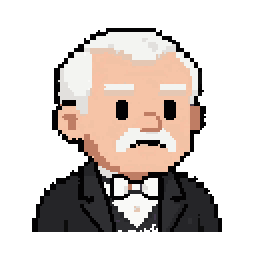
#> input picture pixel-pilot/case01/art/butler.png, 128 x 128 px, given in place of typewriter.webp, which was not available (shown 2 times larger)
$ python case_art.py
#> lines starting #> are read from the running program, lines starting #| are printed output that depends on the picture; after the words box and inside, x2 and y2 are one past the last pixel; in counts of white or black regions, pixels touching at a corner belong together; pictures that were not available may be replaced by others from this repository, and a replacement may not be noted
"""Case 01 art: turn the generated images into true pixel art on a fixed grid and draw
the close-up props (clock at 9:45, the will, rain, magnifier) in code.

Scenes (study, hall) become 216x384 art pixels (shown at 5x = 1080x1920).
Portraits become 128x128 with the backdrop removed.
Writes case01/art/*.png at 1x; the renderer scales with nearest neighbour.
"""
import pathlib
import numpy as np
from PIL import Image, ImageDraw

HERE = pathlib.Path(__file__).resolve().parent
SRC, OUT = HERE / "art_src", HERE / "art"
K = (18, 14, 16)


def mode_down(im, block, colours=64):
    """Each block x block square becomes its most common colour (palette-quantised first)."""
    q = im.convert("RGB").quantize(colours, method=Image.Quantize.MEDIANCUT, dither=Image.Dither.NONE)
    pal = np.array(q.getpalette()[: colours * 3]).reshape(-1, 3)
    idx = np.array(q)
    h, w = idx.shape
    gh, gw = h // block, w // block
    b = idx[: gh * block, : gw * block].reshape(gh, block, gw, block).transpose(0, 2, 1, 3).reshape(gh, gw, -1)
    out = np.zeros((gh, gw), np.int64)
    for y in range(gh):
        for x in range(gw):
            v, c = np.unique(b[y, x], return_counts=True)
            out[y, x] = v[np.argmax(c)]
    return Image.fromarray(pal[out].astype(np.uint8), "RGB")


# [4 lines left out: function scene, not called in this run]


def portrait(name):
    src = Image.open(SRC / f"{name}.webp").convert("RGB")
    im = mode_down(src, 8, 32).convert("RGBA")
    a = np.array(im)
    bg = a[2, 2, :3].astype(int)
    # flood the flat backdrop from the border
    h, w = a.shape[:2]
    seen = np.zeros((h, w), bool)
    stack = [(x, y) for x in range(w) for y in (0, h - 1)] + [(x, y) for y in range(h) for x in (0, w - 1)]
    while stack:
        x, y = stack.pop()
        if not (0 <= x < w and 0 <= y < h) or seen[y, x]:
            continue
        if np.abs(a[y, x, :3].astype(int) - bg).sum() > 40:
            continue
        seen[y, x] = True
        stack += [(x + 1, y), (x - 1, y), (x, y + 1), (x, y - 1)]
    a[seen] = 0
    Image.fromarray(a, "RGBA").save(OUT / f"{name}.png")


# [46 lines left out: functions clock_closeup, will_doc, magnifier, not called in this run]


def ink_hand():
    """The nephew's hand: fingertips stained with typewriter-ribbon black."""
    a = np.array(Image.open(OUT / "hand.png").convert("RGBA")).astype(int)
    h, w = a.shape[:2]
    skin = (a[..., 3] > 0) & (a[..., 0] > 190) & (a[..., 1] > 130)
    for x in range(w):
        ys = np.where(skin[:70, x])[0]
        if len(ys):
            top = ys[0]
            for y in range(top, min(top + 11, 70)):
                if skin[y, x]:
                    a[y, x, :3] = (34, 28, 40) if y < top + 8 else (88, 70, 84)
    Image.fromarray(a.astype(np.uint8), "RGBA").save(OUT / "hand_ink.png")


# [7 lines left out: function hair_strand, not called in this run]


if __name__ == "__main__":
    OUT.mkdir(exist_ok=True)
    for p in ("typewriter", "lantern", "hand"):
        portrait(p)
#> in portrait, `src = Image.open(SRC / f"{name}.webp").convert("RGB")`:
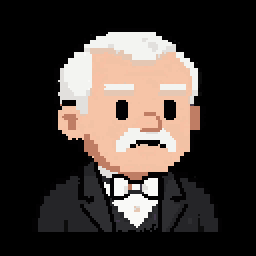
#> src: PIL image 128x128 RGB (shown 2 times larger); mean R, G, B 66.4, 58, 53.4
#> in mode_down, `pal = np.array(q.getpalette()[: colours * 3]).reshape(-1, 3)`: pal = 16 rows, first 8: [249, 249, 247], [243, 244, 241], [226, 224, 221], [229, 199, 179], [246, 196, 167], [242, 194, 165], [247, 193, 165], [191, 125, 100]
#> in mode_down, `idx = np.array(q)`:
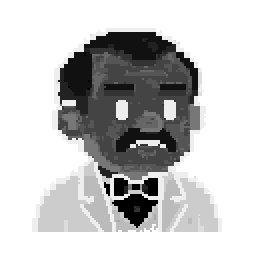
#> idx: shape (128, 128) (shown 2 times larger); min 0, max 15, mean 11.57; drawn with min black and max white
#> in mode_down, `return Image.fromarray(pal[out].astype(np.uint8), "RGB")`:
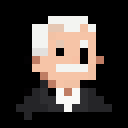
#> returned value: PIL image 16x16 RGB (shown 8 times larger); mean R, G, B 68.5, 60.3, 55.7
#> in portrait, `bg = a[2, 2, :3].astype(int)`: bg = [0, 0, 0]
#> after the loop in portrait, `while stack:`: stack = []
#> in portrait, `Image.fromarray(a, "RGBA").save(OUT / f"{name}.png")`:
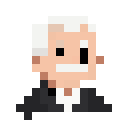
#> saved as typewriter.png: PIL image 16x16 RGBA (shown 8 times larger); mean R, G, B, A 68.5, 60.3, 55.7, 96.6; transparent parts drawn white
#> pass 2 of the loop `for p in ("typewriter", "lantern", "hand"):`:
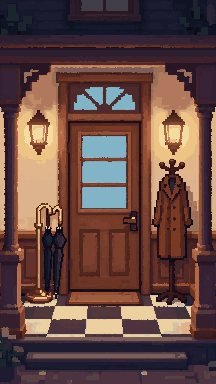
#> input picture pixel-pilot/case01/art/hall.png, 216 x 384 px, given in place of lantern.webp, which was not available
#> in portrait, src is the input picture: PIL image 216x384 RGB; mean R, G, B 100.9, 72.9, 67.8
#> pal = 32 rows, first 8: [238, 211, 160], [235, 193, 131], [219, 185, 150], [129, 180, 199], [212, 176, 140], [183, 127, 97], [163, 101, 72], [124, 93, 87]
#> idx: shape (384, 216)
#> im: PIL image 27x48 RGBA
#> bg = [27, 28, 47]
#> after the loop in portrait (call 2), `while stack:`:
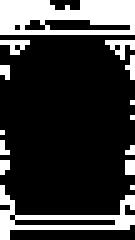
#> seen: shape (48, 27) bool (shown 5 times larger); 21.9% white; 14 white regions (12 under 20 px), largest, box (x1, y1, x2, y2) and area: (0, 0, 27, 7) 147, (0, 37, 27, 48) 82
#> after the loop in portrait (call 2), `while stack:`: stack = []
#> in portrait (call 2), `a[seen] = 0`:
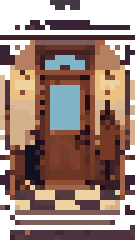
#> a: shape (48, 27, 4) (shown 5 times larger); mean R, G, B, A 98.2, 72.3, 63.1, 199.1; transparent parts drawn white
#> pass 3 of the loop `for p in ("typewriter", "lantern", "hand"):`:
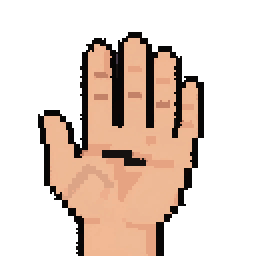
#> input picture pixel-pilot/case01/art/hand.png, 128 x 128 px, given in place of hand.webp, which was not available (shown 2 times larger)
#> in portrait (call 3), `src = Image.open(SRC / f"{name}.webp").convert("RGB")`:
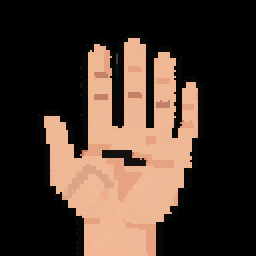
#> src: PIL image 128x128 RGB (shown 2 times larger); mean R, G, B 72.3, 55.1, 44.5
#> pal = 20 rows, first 8: [242, 185, 149], [239, 186, 151], [238, 185, 150], [238, 185, 148], [238, 185, 146], [240, 184, 149], [240, 183, 146], [236, 185, 149]
#> idx: shape (128, 128)
#> im: PIL image 16x16 RGBA
#> bg = [0, 0, 0]
#> after the loop in portrait (call 3), `while stack:`: stack = []
#> in portrait (call 3), `Image.fromarray(a, "RGBA").save(OUT / f"{name}.png")`:
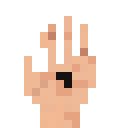
#> saved as hand.png: PIL image 16x16 RGBA (shown 8 times larger); mean R, G, B, A 67.3, 51, 41.1, 75.7; transparent parts drawn white
    ink_hand(); hair_strand()
#> the loop in ink_hand, `for x in range(w):` made 4 passes
#> (ys, top) on pass 4: ([7, 8, 9, 10, 11], 7)
#> (the run stopped early here; a loop or call above may not have finished)
